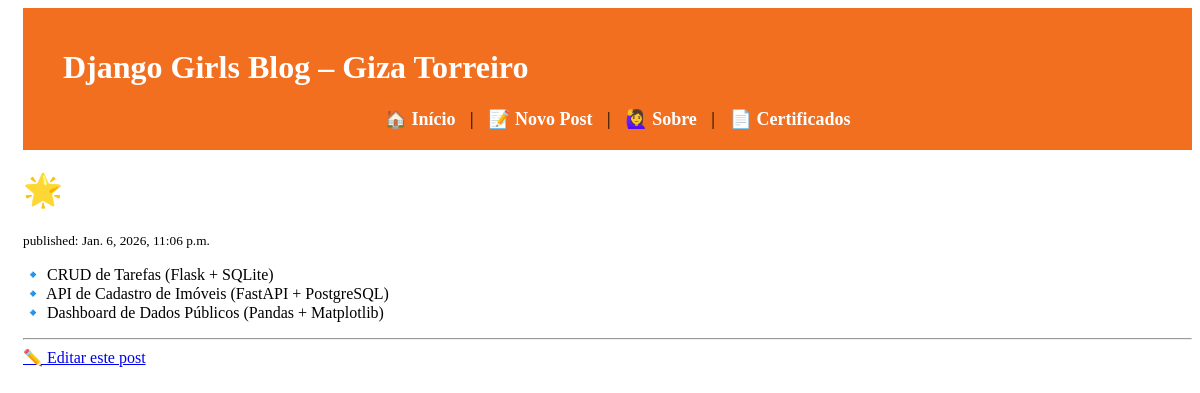
The app's page /post/4/ with its own data.
### djangogirls/blog/models.py (models this page shows, shortened)
class Post(models.Model):
    author = models.ForeignKey("auth.User", on_delete=models.CASCADE)
    title = models.CharField(max_length=200)
    text = models.TextField()
    created_date = models.DateTimeField(default=timezone.now)
    published_date = models.DateTimeField(blank=True, null=True)

### djangogirls/blog/views.py (the view)
# urls.py: path('post/<int:pk>/', views.post_detail, name='post_detail'),
def post_detail(request, pk):
    post = get_object_or_404(Post, pk=pk)
    return render(request, 'blog/post_detail.html', {'post': post})

### djangogirls/blog/templates/blog/post_detail.html (shortened to what this page needs)
{% extends 'blog/base.html' %}
{% block content %}
  <h1>🌟 {{ post.title }}</h1>
  <p><small>published: {{ post.published_date }}</small></p>
  <p>{{ post.text|linebreaks }}</p>
  <hr>
  <a href="{% url 'post_edit' pk=post.pk %}">✏️ Editar este post</a>
{% endblock %}

### djangogirls/blog/static/css/blog.css (style rules this page uses)
body { padding-left: 15px; font-family: 'Lobster', cursive; }
.page-header h1, h1, h2, h3, h4 { color: white; }

### records on screen
Post: published_date "Jan. 6, 2026, 11:06 p.m.", text "🔹 CRUD de Tarefas (Flask + SQLite) 🔹 API de Cadastro de Imóveis (FastAPI + PostgreSQL) 🔹 Dashboard de Dados Públicos (Pandas + Matplotlib)"
